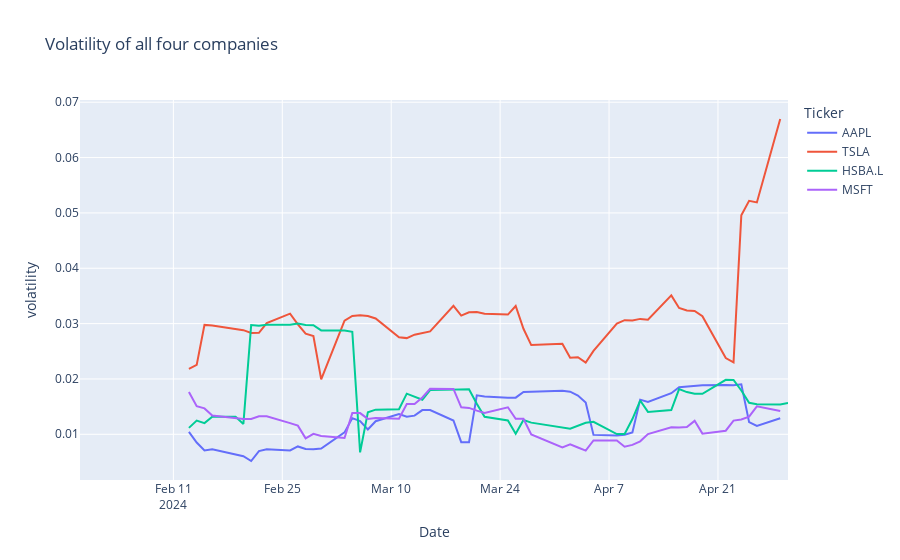

The notebook cell saved with this chart:
### Code cell
# The next move is to analyze the volatility of all four companies stock, and our first question is what is Volatility.
# Volatility is a measure of how much and how often the stock prices or market fluctuates over a given period of time. Here's the volatility of all four companies:

df['volatility'] = df.groupby('Ticker')['Close'].pct_change().rolling(window=10).std().reset_index(0, drop=True)
fig = px.line(df, x='Date', y= 'volatility',
              color = 'Ticker',
              title="Volatility of all four companies")
fig.show()
